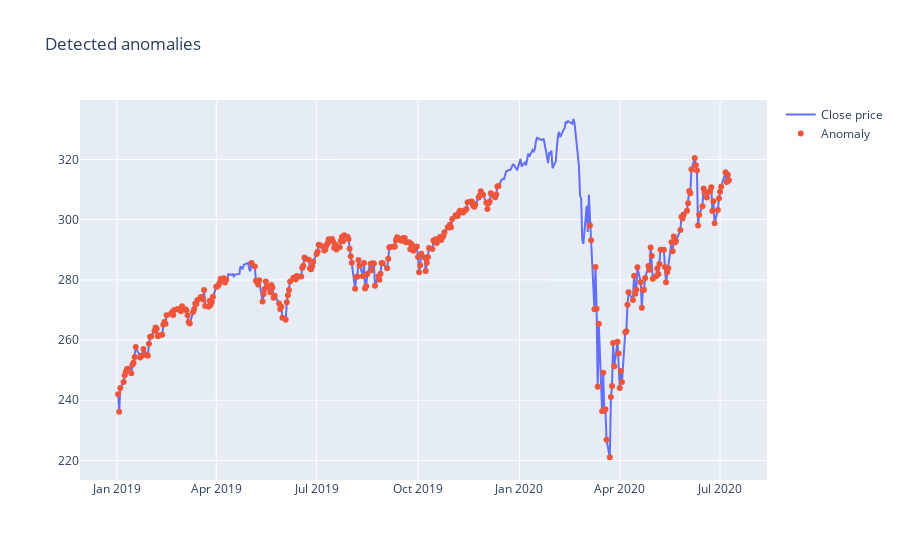

Notebook code for this chart:
### Code cell
fig = go.Figure()
fig.add_trace(go.Scatter(x=test_score_df.index.date, y=scaler.inverse_transform(test_score_df[TICKER]), name='Close price'))
fig.add_trace(go.Scatter(x=anomalies.index.date, y=scaler.inverse_transform(anomalies[TICKER]), mode='markers', name='Anomaly'))
fig.update_layout(showlegend=True, title='Detected anomalies')
fig.show()

### Figure 1 — Plotly figure (JSON) as saved in the notebook; plotly's stock layout.template omitted (floating-point values rounded to 4 significant figures; data arrays with more than 128 entries replaced by an {"elided": "..."} marker saying what was removed)
{"data": [{"name": "Close price", "type": "scatter", "x": {"elided": "383 str values"}, "y": {"elided": "383 float values"}}, {"mode": "markers", "name": "Anomaly", "type": "scatter", "x": {"elided": "314 str values"}, "y": {"elided": "314 float values"}}], "layout": {"showlegend": true, "title": {"text": "Detected anomalies"}}}
